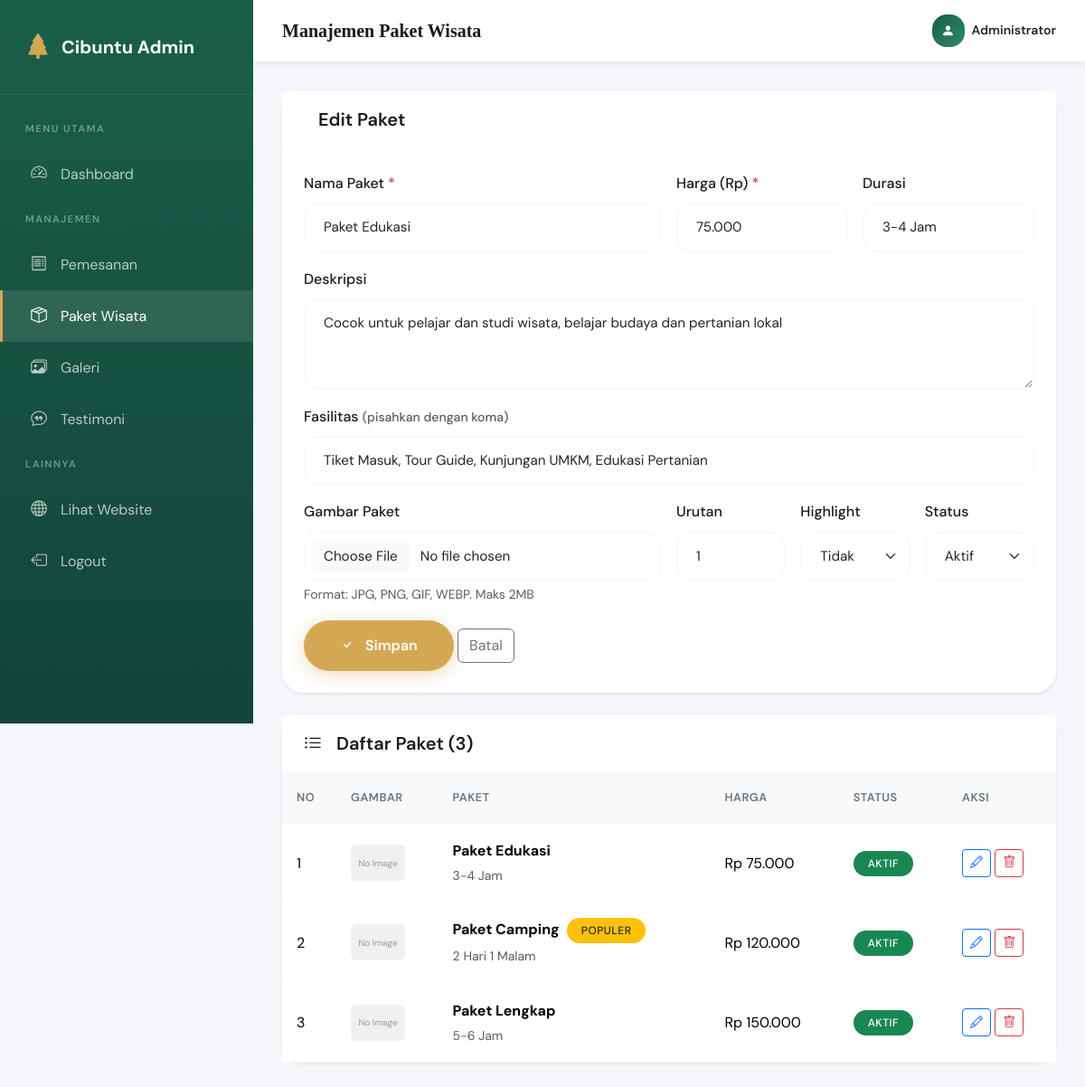
Page /?page=admin_paket&edit=1 (signed in) on the committed database.
### tables this page shows
CREATE TABLE `paket_wisata` (
  `id` int(11) NOT NULL,
  `nama_paket` varchar(100) NOT NULL,
  `deskripsi` text DEFAULT NULL,
  `harga` int(11) NOT NULL,
  `fasilitas` text DEFAULT NULL,
  `durasi` varchar(50) DEFAULT NULL,
  `gambar` varchar(255) DEFAULT NULL,
  `highlight` enum('ya','tidak') DEFAULT 'tidak',
  `status` enum('aktif','nonaktif') DEFAULT 'aktif',
  `urutan` int(11) DEFAULT 0,
  `created_at` datetime DEFAULT current_timestamp()
);

### inc/config.php (called while the page is built, shortened)
<?php
function base_url($path = '')
{
    $protocol = isset($_SERVER['HTTPS']) && $_SERVER['HTTPS'] === 'on' ? 'https' : 'http';
    $host = $_SERVER['HTTP_HOST'];
    $script = $_SERVER['SCRIPT_NAME'];
    if (strpos($script, '/admin/') !== false) {
        $basePath = substr($script, 0, strpos($script, '/admin/'));
    } else {
        $basePath = dirname($script);
    }
    $basePath = rtrim($basePath, '/\\');
    return $protocol . '://' . $host . $basePath . '/' . ltrim($path, '/');
}
function sanitize($input)
{
    return htmlspecialchars(trim($input), ENT_QUOTES, 'UTF-8');
}
function format_harga($harga)
{
    return 'Rp ' . number_format($harga, 0, ',', '.');
}

### admin/paket.php (the view, shortened to what this page needs)
<?php
require_once __DIR__ . '/includes/header.php';
$pakets = $db->query("SELECT * FROM paket_wisata ORDER BY urutan ASC, id DESC")->fetchAll();
$edit = null;
if (isset($_GET['edit'])) {
    $id = (int)$_GET['edit'];
    $stmt = $db->prepare("SELECT * FROM paket_wisata WHERE id = ?");
    $stmt->execute([$id]);
    $edit = $stmt->fetch();
}
?>
<div class="card border-0 shadow-sm mb-4">
    <div class="card-header bg-white">
        <h5 class="mb-0"><i class="bi bi-<?= $edit ? 'pencil' : 'plus' ?>-circle me-2"></i><?= $edit ? 'Edit Paket' : 'Tambah Paket Baru' ?></h5>
    </div>
    <div class="card-body">
        <form method="POST" enctype="multipart/form-data">
            <div class="row g-3">
                <div class="col-md-6">
                    <label class="form-label">Nama Paket <span class="text-danger">*</span></label>
                    <input type="text" name="nama_paket" class="form-control" required value="<?= $edit['nama_paket'] ?? '' ?>">
                </div>
                <div class="col-md-3">
                    <label class="form-label">Harga (Rp) <span class="text-danger">*</span></label>
                    <input type="text" name="harga" class="form-control" required value="<?= isset($edit['harga']) ? number_format($edit['harga'], 0, ',', '.') : '' ?>">
                </div>
                <div class="col-md-3">
                    <label class="form-label">Durasi</label>
                    <input type="text" name="durasi" class="form-control" placeholder="cth: 3-4 Jam" value="<?= $edit['durasi'] ?? '' ?>">
                </div>
                <div class="col-12">
                    <label class="form-label">Deskripsi</label>
                    <textarea name="deskripsi" class="form-control" rows="3"><?= $edit['deskripsi'] ?? '' ?></textarea>
                </div>
                <div class="col-12">
                    <label class="form-label">Fasilitas <small class="text-muted">(pisahkan dengan koma)</small></label>
                    <input type="text" name="fasilitas" class="form-control" placeholder="Tiket masuk, Pemandu, Makan siang" value="<?= $edit['fasilitas'] ?? '' ?>">
                </div>
                <div class="col-md-6">
                    <label class="form-label">Gambar Paket</label>
                    <input type="file" name="gambar" class="form-control" accept="image/*" onchange="previewImage(this, 'previewPaket')">
                    <div class="form-text">Format: JPG, PNG, GIF, WEBP. Maks 2MB</div>
                </div>
                <div class="col-md-2">
                    <label class="form-label">Urutan</label>
                    <input type="number" name="urutan" class="form-control" value="<?= $edit['urutan'] ?? '1' ?>">
                </div>
                <div class="col-md-2">
                    <label class="form-label">Highlight</label>
                    <select name="highlight" class="form-select">
                        <option value="tidak" <?= ($edit['highlight'] ?? '') === 'tidak' ? 'selected' : '' ?>>Tidak</option>
                    </select>
                </div>
                <div class="col-md-2">
                    <label class="form-label">Status</label>
                    <select name="status" class="form-select">
                        <option value="aktif" <?= ($edit['status'] ?? '') === 'aktif' ? 'selected' : '' ?>>Aktif</option>
                    </select>
                </div>
                <div class="col-12">
                    <button type="submit" class="btn btn-primary-custom">
                        <i class="bi bi-check me-1"></i>Simpan
                    </button>
                    <?php if ($edit): ?>
                        <a href="<?= base_url('?page=admin_paket') ?>" class="btn btn-outline-secondary">Batal</a>
                    <?php endif; ?>
                </div>
            </div>
        </form>
    </div>
</div>
<div class="card border-0 shadow-sm">
    <div class="card-header bg-white">
        <h5 class="mb-0"><i class="bi bi-list-ul me-2"></i>Daftar Paket (<?= count($pakets) ?>)</h5>
    </div>
    <div class="card-body p-0">
        <div class="table-responsive">
            <table class="table table-hover mb-0">
                <thead>
                    <tr>
                        <th width="60">No</th>
                        <th>Gambar</th>
                        <th>Paket</th>
                        <th>Harga</th>
                        <th>Status</th>
                        <th width="120">Aksi</th>
                    </tr>
                </thead>
                <tbody>
                    <?php foreach ($pakets as $i => $p): ?>
                        <tr>
                            <td><?= $i + 1 ?></td>
                            <td>
                                <?php if ($p['gambar'] && file_exists(UPLOAD_PATH . 'paket/' . $p['gambar'])): ?>
                                    <img src="<?= base_url('uploads/paket/' . $p['gambar']) ?>" style="width:60px;height:40px;object-fit:cover;border-radius:6px">
                                <?php else: ?>
                                    <div style="width:60px;height:40px;background:#f0f0f0;border-radius:6px;display:flex;align-items:center;justify-content:center;color:#999;font-size:10px;">No Image</div>
                                <?php endif; ?>
                            </td>
                            <td>
                                <strong><?= sanitize($p['nama_paket']) ?></strong>
                                <?php if ($p['highlight'] === 'ya'): ?>
                                    <span class="badge bg-warning text-dark ms-1">Populer</span>
                                <?php endif; ?>
                                <br><small class="text-muted"><?= sanitize($p['durasi']) ?></small>
                            </td>
                            <td><?= format_harga($p['harga']) ?></td>
                            <td>
                                <?php if ($p['status'] === 'aktif'): ?>
                                    <span class="badge bg-success">Aktif</span>
                                <?php else: ?>
                                    <span class="badge bg-secondary">Nonaktif</span>
                                <?php endif; ?>
                            </td>
                            <td>
                                <a href="?page=admin_paket&edit=<?= $p['id'] ?>" class="btn btn-sm btn-outline-primary">
                                    <i class="bi bi-pencil"></i>
                                </a>
                                <a href="?page=admin_paket&delete=<?= $p['id'] ?>" class="btn btn-sm btn-outline-danger" onclick="return confirm('Yakin hapus paket ini?')">
                                    <i class="bi bi-trash"></i>
                                </a>
                            </td>
                        </tr>
                    <?php endforeach; ?>
                </tbody>
            </table>
        </div>
    </div>
</div>
<?php require_once __DIR__ . '/includes/footer.php'; ?>

### css/style.css (style rules this page uses)
:root { --primary: #1a5f4a; --primary-light: #2d8a6e; --primary-dark: #134438; --accent: #d4a853; --accent-light: #e8c77b; --secondary: #0d2e26; --text-dark: #1a1a1a; --text-muted: #6c757d; --text-light: #f8f9fa; --bg-light: #f8f9fa; --bg-cream: #faf8f5; --white: #ffffff; --shadow-sm: 0 2px 8px rgba(0, 0, 0, 0.08); --shadow-md: 0 4px 20px rgba(0, 0, 0, 0.12); --shadow-lg: 0 10px 40px rgba(0, 0, 0, 0.15); --shadow-xl: 0 20px 60px rgba(0, 0, 0, 0.2); --radius-sm: 8px; --radius-md: 16px; --radius-lg: 24px; --radius-xl: 32px; --transition: all 0.3s cubic-bezier(0.4, 0, 0.2, 1); --transition-slow: all 0.5s cubic-bezier(0.4, 0, 0.2, 1); }
*, *::before, *::after { box-sizing: border-box; margin: 0; padding: 0; }
html { scroll-behavior: smooth; font-size: 16px; }
body { font-family: "DM Sans", -apple-system, BlinkMacSystemFont, sans-serif; color: var(--text-dark); line-height: 1.7; background: var(--white); overflow-x: hidden; -webkit-font-smoothing: antialiased; }
h1, h2, h3, h4, h5, h6 { font-family: "Playfair Display", Georgia, serif; font-weight: 700; line-height: 1.2; color: var(--text-dark); }
a { text-decoration: none; color: inherit; transition: var(--transition); }
.btn-primary-custom { background: var(--accent); color: var(--white); font-weight: 600; padding: 1rem 2.5rem; border-radius: 50px; border: none; display: inline-flex; align-items: center; gap: 0.5rem; transition: var(--transition); box-shadow: 0 4px 20px rgba(212, 168, 83, 0.4); }
.form-control, .form-select { border: 2px solid var(--bg-light); border-radius: var(--radius-md); padding: 0.875rem 1.25rem; font-size: 0.95rem; transition: var(--transition); }
.form-label { font-weight: 500; margin-bottom: 0.5rem; color: var(--text-dark); }
body.admin-body { background: #f4f6f9; }
.card { border: none; border-radius: var(--radius-lg); box-shadow: var(--shadow-sm); transition: var(--transition); }
.card-header { background: var(--white); border-bottom: 1px solid var(--bg-light); padding: 1.25rem 1.5rem; display: flex; align-items: center; justify-content: space-between; }
.card-header h5 { margin: 0; font-family: "DM Sans", sans-serif; font-weight: 600; display: flex; align-items: center; gap: 0.5rem; }
.card-body { padding: 1.5rem; }
.table { margin-bottom: 0; }
.table th { font-weight: 600; font-size: 0.8rem; text-transform: uppercase; letter-spacing: 0.5px; color: var(--text-muted); border-bottom: 2px solid var(--bg-light); padding: 1rem; background: var(--bg-light); }
.table td { padding: 1rem; vertical-align: middle; border-bottom: 1px solid var(--bg-light); }
.badge { padding: 0.5rem 1rem; font-weight: 500; border-radius: 50px; font-size: 0.75rem; text-transform: uppercase; letter-spacing: 0.5px; }

### rows in the picture
paket_wisata: nama_paket "Paket Edukasi", harga "75.000", durasi "3-4 Jam", deskripsi "Cocok untuk pelajar dan studi wisata, belajar budaya dan pertanian lokal", fasilitas "Tiket Masuk, Tour Guide, Kunjungan UMKM, Edukasi Pertanian", urutan "1", highlight "Tidak", status "Aktif", shows "No Image", harga "Rp 75.000", shows "AKTIF"
paket_wisata: shows "No Image", nama_paket "Paket Camping", highlight "POPULER", durasi "2 Hari 1 Malam", harga "Rp 120.000", status "AKTIF"
paket_wisata: shows "No Image", nama_paket "Paket Lengkap", durasi "5-6 Jam", harga "Rp 150.000", status "AKTIF"

### other values in the picture
$page_title "Manajemen Paket Wisata"
$_SESSION['admin_name'] "Administrator"
count($pakets) "3"
